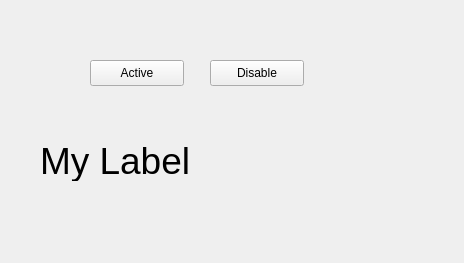
<?xml version="1.0" encoding="UTF-8"?>
<ui version="4.0">
 <class>Widget</class>
 <widget class="QWidget" name="Widget">
  <property name="geometry">
   <rect>
    <x>0</x>
    <y>0</y>
    <width>464</width>
    <height>263</height>
   </rect>
  </property>
  <property name="windowTitle">
   <string>Widget</string>
  </property>
  <widget class="QPushButton" name="activeButton">
   <property name="geometry">
    <rect>
     <x>90</x>
     <y>60</y>
     <width>94</width>
     <height>26</height>
    </rect>
   </property>
   <property name="text">
    <string>Active</string>
   </property>
  </widget>
  <widget class="QPushButton" name="disableButton">
   <property name="enabled">
    <bool>true</bool>
   </property>
   <property name="geometry">
    <rect>
     <x>210</x>
     <y>60</y>
     <width>94</width>
     <height>26</height>
    </rect>
   </property>
   <property name="text">
    <string>Disable</string>
   </property>
  </widget>
  <widget class="QLabel" name="label">
   <property name="geometry">
    <rect>
     <x>40</x>
     <y>140</y>
     <width>401</width>
     <height>41</height>
    </rect>
   </property>
   <property name="font">
    <font>
     <pointsize>28</pointsize>
    </font>
   </property>
   <property name="text">
    <string>My Label</string>
   </property>
  </widget>
 </widget>
 <resources/>
 <connections/>
</ui>
